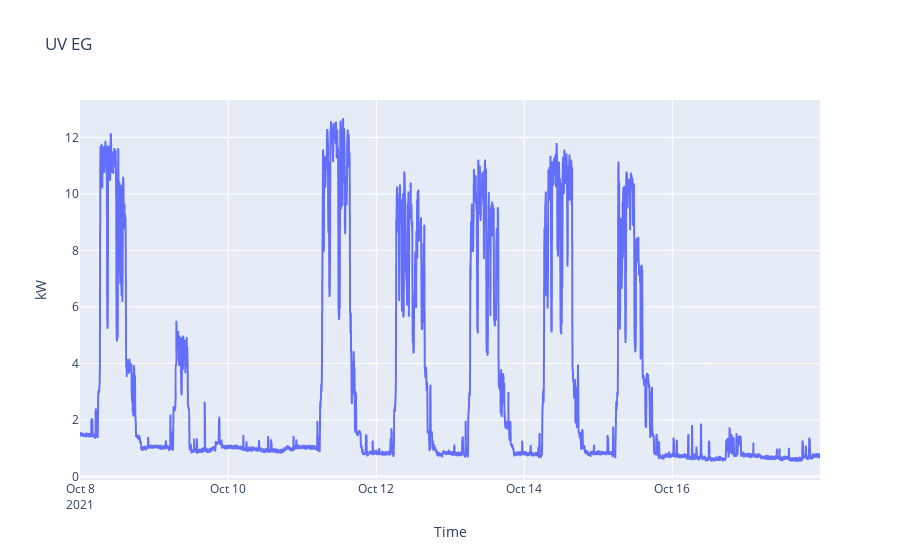

The notebook cell saved with this chart:
### Code cell
px.line(
    x=df_1T.index, y=df_1T.kw, 
    title='UV EG',
    labels={
        'x': 'Time',
        'y': 'kW'
    })

### Figure 1 — Plotly figure (JSON) as saved in the notebook; plotly's stock layout.template omitted (floating-point values rounded to 4 significant figures; data arrays with more than 128 entries replaced by an {"elided": "..."} marker saying what was removed)
{"data": [{"hovertemplate": "Time=%{x}<br>kW=%{y}<extra></extra>", "legendgroup": "", "line": {"color": "#636efa", "dash": "solid"}, "marker": {"symbol": "circle"}, "mode": "lines", "name": "", "showlegend": false, "type": "scattergl", "x": {"elided": "2881 str values"}, "xaxis": "x", "y": {"elided": "2881 float values"}, "yaxis": "y"}], "layout": {"legend": {"tracegroupgap": 0}, "title": {"text": "UV EG"}, "xaxis": {"anchor": "y", "domain": [0, 1], "title": {"text": "Time"}}, "yaxis": {"anchor": "x", "domain": [0, 1], "title": {"text": "kW"}}}}
